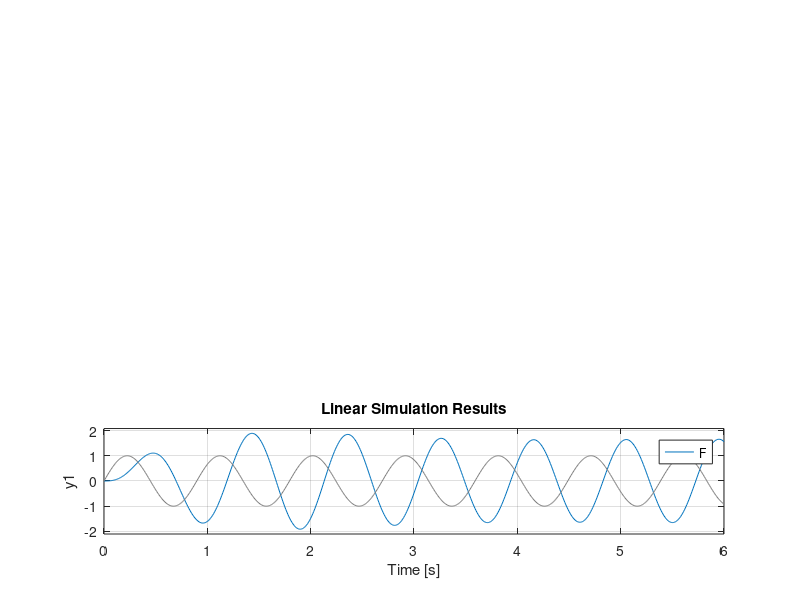

The MATLAB script that drew this image:
% Dr. Peter McKeon
% Spring 2019
% SDSMT
% Purpose: MATLAB review (or introduction) tailored for Dynamic Systems ME352


%%

% What is MATLAB good at?

%     MATLAB stands for MATRIX LABORATORY.  It is exceptionally efficient at handling matrices and vectors,
%            which makes it ideal for dynamics system analysis for reasons that will (hopefully!) become clear later.
%     MATLAB is an industry standard.
%     MATLAB is continuously improving and adding to its functionality (Case in point: Live Editor)

% Terms

%   Path: Where (and in the order that) MATLAB looks for files (functions) to evaluate
%   Current Folder: Present Working Directory, i.e. where MATLAB is saving to
%   Command Window: Direct input and output.  Where you can type one command at a time, like a calculator.
%   Script / M-File: Where you can write multiple lines of code that will be executed in sequence.
%   Function: a specific type of m-file that can be called on by name in other m-files.
%             Very similar to functions in C, except they are generally saved in separate m-files instead of the same .c program.

%%
% MATLAB Basics

%   Simple and complex math, + - * /, trig,  ^, sqrt, exp ...Remember: Please Excuse My Dear Aunt Sally
%   Some built-in variables, e.g. pi, i (or j) but it IS possible to rename these variables, so be careful!
disp('------Basics------')
sigma=6
omega=7
p1=sigma+j*omega
A=2+3j

Var1=A*exp(p1)+conj(A)*exp(conj(p1))
Var2=2*exp(sigma)*(real(A)*cos(omega)-imag(A)*sin(omega))

%   Important functions to get you started: help, format commands: (compact, loose, long, short, bank), clc, clear, figure, close

%   Arrays: Vectors and Matrices
disp('------Arrays------')
vec=[1 2 3 4 5 6]
M=[1 2; 3 4; 5 6]
size(vec)
size(M)

% Element indexing

vec(1,3)
M(2,1)
vec(3)
M(3)

% Array Operations
    %   Solving linear Eq'ns Ax=b
    disp('------Solving linear systems of equations------')
    A=[1 1;1 -1]
    b=[10; 4]
    x=inv(A)*b

    % General operations
    disp('------General Operations------')
    disp('M*A = ')
    disp(M*A)

    vec*[1;1/2;1/3;1/4;1/5;1/6]
    
    % Element by element
    disp('sin(vec) -- taking the sine of each individual element')
    disp(sin(vec))
    disp('e^(vec) -- taking e raised to each individual element')
    disp(exp(vec))
    disp('Each element squared')
    disp(vec.^2)
    disp('multiplying element by element of two vectors of the same length')
    vec.*[1 1/2 1/3 1/4 1/5 1/6]


% if / while / for  -- conditional statements and loops
disp('------IF STATEMENT------')
if vec(1,3)==M(2,1)
    disp('They are the same!')
else
    disp('Not the same!')
end

disp('------WHILE LOOP------')
ii=1
while ii<=length(vec)
    if vec(ii)==M(ii)
        disp('   They are the same!')
    else
        disp('   Uh-oh...')
    end
    ii=ii+1
end

disp('------FOR LOOP------')
for ii=1:length(vec)
    if vec(ii)==M(ii)
        disp('   They are the same!')
    else
        disp('   Uh-oh...')
    end
end

% Note: For loops and while loops are similar, but generally for loops are "better" since it's guarenteed that they'll stop!
% I recommend, to start, use whichever one seems most logical to you.  You can always go back and clean up the code later, to make it more robust
%%
% Commands specific to Dynamic Systems

% residue(N,D) / roots(N) / poly ([p]) / conv(D1,D2)

% SYS=tf(N,D)  creates a continuous-time transfer function object SYS with numerator N and denominator D

F=tf(34,[1 2 34])

% impulse(sys), step(sys), lsim(sys,...) Computes and plots the impulse response given a system.

figure(1)
subplot(311)
impulse(F)
subplot(312)
step(F)
t=0:.01:6;
g=sin(omega*t);
subplot(313)
lsim(F,g,t)